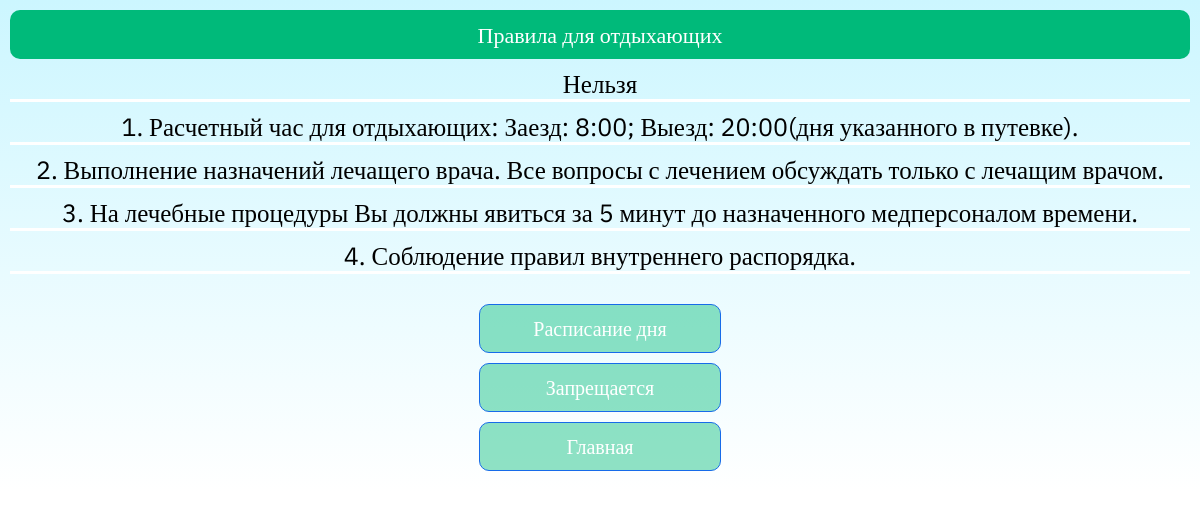
The app's page /rules with its own data.
### main/models.py (models this page shows, shortened)
class Rools(models.Model):
    title = models.CharField('Название', max_length=300)
    class Meta:
        verbose_name = 'Правило'
        verbose_name_plural = 'Правила'

### main/views.py (the view)
# urls.py: path('rules', views.rules, name='rules'),
def rules(request):
    rools = Rools.objects.all()
    return render(request, 'main/rules.html', {'rools': rools})

### main/templates/main/rules.html (shortened to what this page needs)
{% load static %}
<!DOCTYPE html>
<html>
<head>
    <link rel="stylesheet" type="text/css" href="{% static 'main/css/main.css'%}">
</head>
<body>
<div class="mainGradient">
    <header>
        Правила для отдыхающих
    </header>
    <div class="rules">
        {% for el in rools %}
        <div>{{ el.title }}</div>
    {% endfor %}
    </div>
    <div class="buttonsBack">
        <a class="buttonBack" href="{% url 'daily' %}">Расписание дня</a>
        <a class="buttonBack" href="{% url 'ban' %}">Запрещается</a>
        <a class="buttonBack" href="{% url 'home' %}">Главная</a>
    </div>
</div>
</body>
</html>

### main/static/main/css/main.css (style rules this page uses)
body { margin: 0; font-family: 'IBM Plex Sans'; }
header { left: 0; right: 0; text-align: center; background: #00BA7A; border: 0; border-radius: 10px; padding: 10px 20px; font-style: normal; font-weight: 500; font-size: 22px; color: white; }
a { align-items: center; color: #000000; text-decoration: none; }
.mainGradient { background: linear-gradient(180deg, #CCF6FF 0%, #FFFFFF 100%); padding: 10px 10px 20px 10px; }
.buttonsBack { margin-top: 20px; display: flex; flex-direction: column; align-items: center; justify-content: center; }
.buttonBack { margin-left: auto; margin-right: auto; white-space: nowrap; width:220px; font-size: 20px; margin-top: 10px; padding: 10px; border: 1px solid #176BE9; background: rgba(0, 186, 122, 0.44); border-radius: 10px; font-style: normal; font-weight: 500; color: #FFFFFF; text-align: center; }
.rules { font-style: normal; font-weight: 400; font-size: 25px; line-height: 30px; color: #000000; text-align: center; }
.rules * { font-family: 'IBM Plex Sans'; margin-top: 10px; border-bottom:white 3px solid; }

### records on screen
Rools: title "Нельзя"
Rools: title "1. Расчетный час для отдыхающих: Заезд: 8:00; Выезд: 20:00(дня указанного в путевке)."
Rools: title "2. Выполнение назначений лечащего врача. Все вопросы с лечением обсуждать только с лечащим врачом."
Rools: title "3. На лечебные процедуры Вы должны явиться за 5 минут до назначенного медперсоналом времени."
Rools: title "4. Соблюдение правил внутреннего распорядка."
